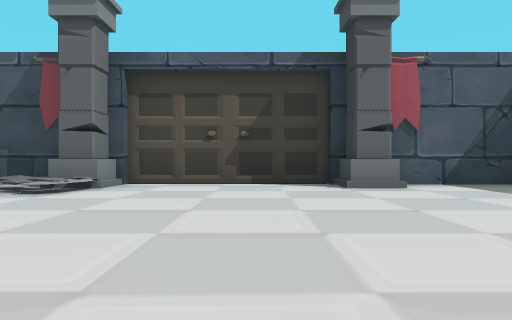
view 1 (above)

13 first-person views from a walk through a 3-D level made in the Unity game engine. The camera is 0.37 m above the floor, looks level and sees 70° across. The floor is counted in squares, 1 m on a side. Each view is taken from the middle of a square. On the plan, view 1 faces up. The plan holds only what a view shows up to about 9 squares ahead; the rest is blank. The player character is not drawn. Some animated figures are left out. Door leaves are left out, so doorways stand open.

view 2
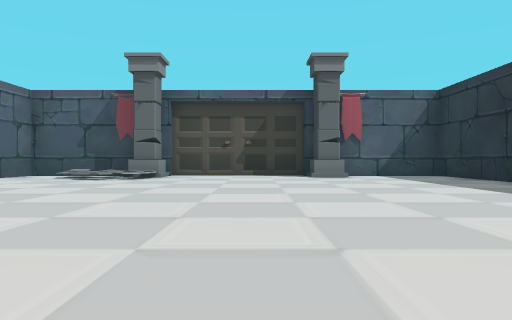

view 3
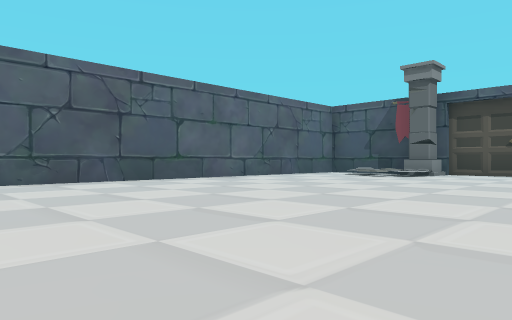

view 4
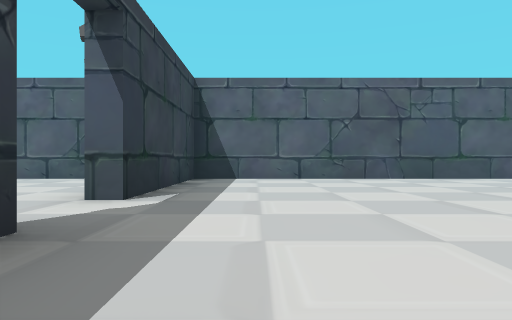

view 5
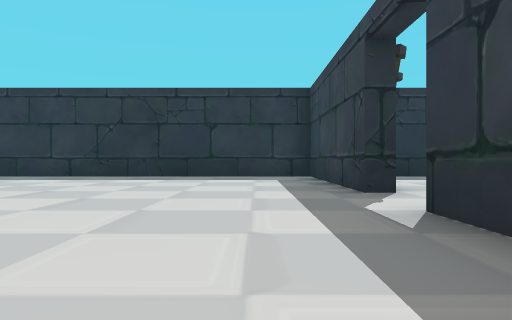

view 6
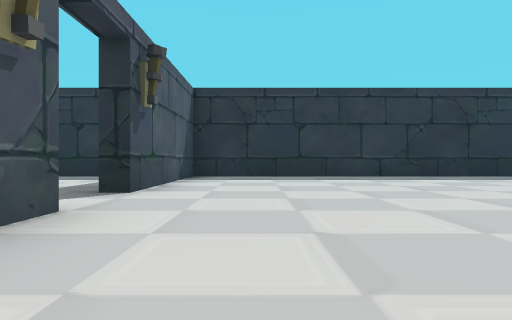

view 7
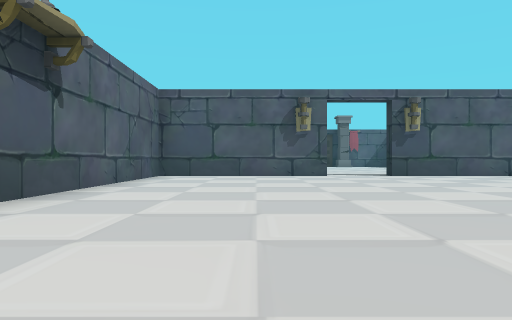

view 8
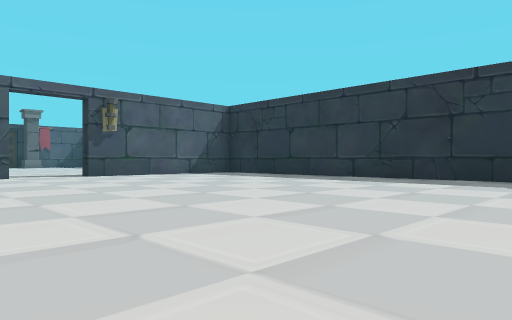

view 9
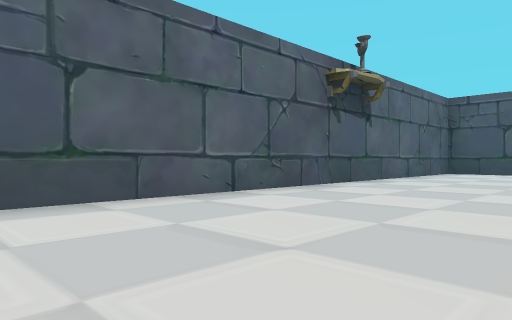

view 10
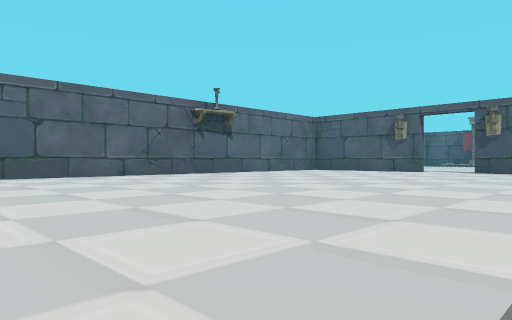

view 11
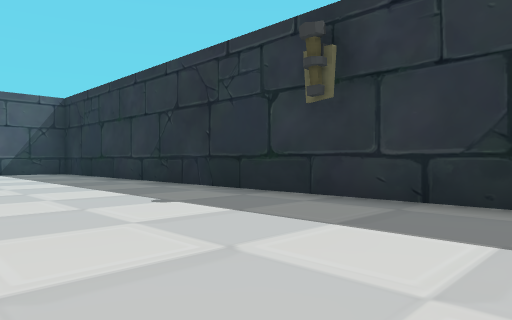

view 12
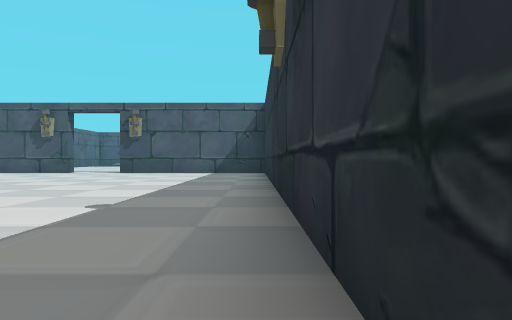

view 13
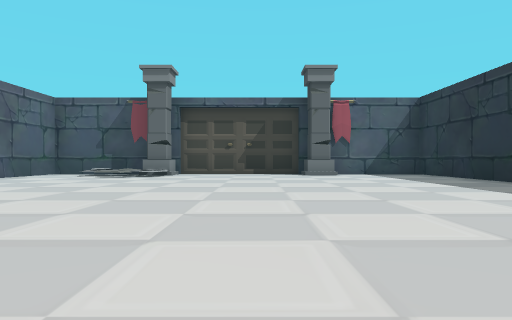

### Floor plan
Points are (right, up) in squares from view 1. A wall is a line through its corners. A room is listed if a view was taken in it or the views show most of it. See-through windows are left out.
Room 1 (views 1, 2, 3, 4, 5, 13)
walls: (0.1, -5.2) (4.3, -5.2) (4.3, 5.5) (1.1, 5.5); (-1.9, 5.5) (-5.2, 5.5) (-5.2, -5.2) (-1.4, -5.2); (1.3, 5.7) (-2, 5.7)
ways out: open door at (-0.5, -5) to room 2
objects: other object (-3, 4); column (-3, 5) to (-2, 5); column (1, 5) to (2, 5)
Room 2 (views 6, 7, 8, 9, 10, 11, 12)
walls: (4.3, -15.8) (4.3, -5.6) (0.1, -5.6) (0.1, -5.2); (-1.4, -5.2) (-1.4, -5.6) (-5.2, -5.6) (-5.2, -15.6)
ways out: open door at (-0.5, -5) to room 1

Where each view was taken, in squares from view 1:
view 1: 0 up, 0 right, facing up
view 2: 3 down, 0 right, facing up
view 3: 4 down, 1 right, facing up-left
view 4: 4 down, 2 right, facing left
view 5: 4 down, 4 left, facing right
view 6: 7 down, 4 left, facing right
view 7: 14 down, 3 left, facing up
view 8: 14 down, 3 left, facing up-right
view 9: 16 down, 2 left, facing up-left
view 10: 17 down, 3 right, facing up-left
view 11: 16 down, 1 right, facing up-right
view 12: 16 down, 4 right, facing up
view 13: 4 down, 0 right, facing up
